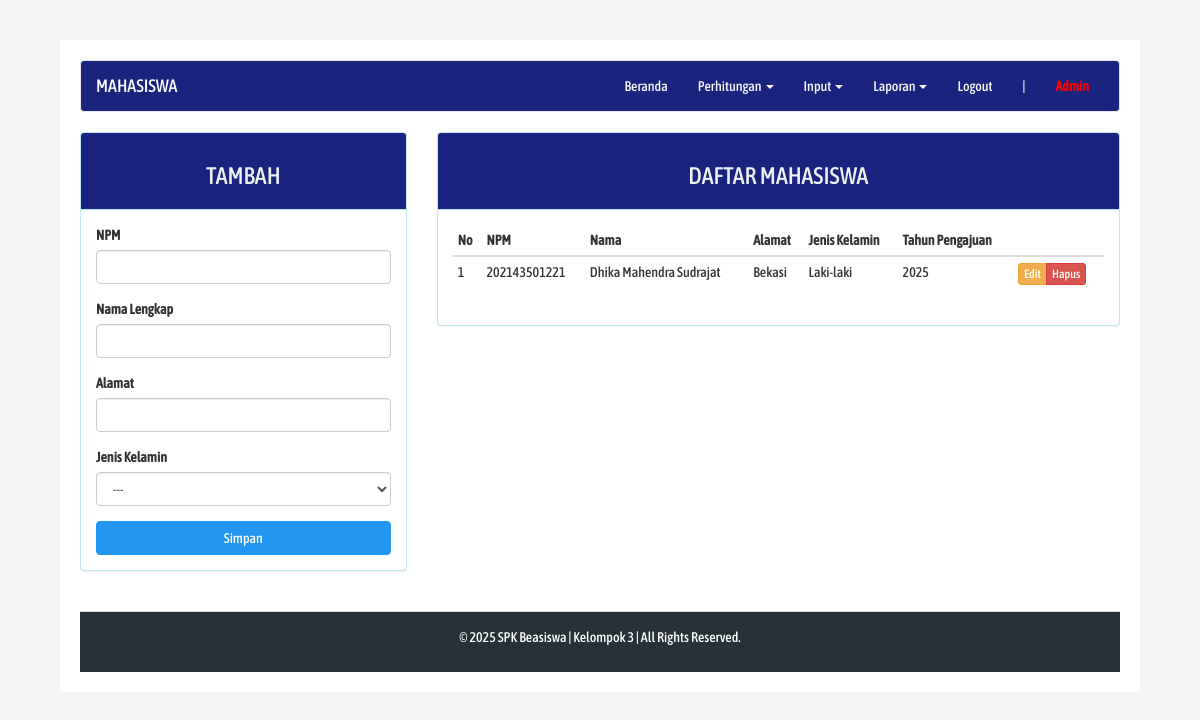
Screenshot of /?page=mahasiswa (signed in) with the database file from the repository.
### tables this page shows
CREATE TABLE `mahasiswa` (
  `npm` char(25) NOT NULL,
  `nama` varchar(30) NOT NULL,
  `alamat` varchar(100) DEFAULT NULL,
  `jenis_kelamin` enum('Laki-laki','Perempuan') DEFAULT NULL,
  `tahun_mengajukan` char(4) NOT NULL
);

### index.php (the view, shortened to what this page needs)
<?php
require_once "config.php";
?>
<!DOCTYPE html>
<html lang="en">
<head>
    <link rel="stylesheet" href="assets/css/bootstrap.min.css">
    <link rel="stylesheet" href="assets/css/custom.css">
</head>
<body>
    <div class="container">
        <nav class="navbar navbar-default">
            <div class="container-fluid">
                <div class="navbar-header">
                    <a class="navbar-brand" href="#"><?php $str = (isset($_GET["page"])) ? (($_GET["page"] == "nilai") ? "persyaratan" : $_GET["page"]) : "home"; echo strtoupper($str)?></a>
                </div>
                <div class="collapse navbar-collapse" id="bs-example-navbar-collapse-1">
                    <ul class="nav navbar-nav navbar-right">
                        <li><a href="?page=home">Beranda <span class="sr-only">(current)</span></a></li>
                        <li class="dropdown">
                          <a href="#" class="dropdown-toggle" data-toggle="dropdown" role="button" aria-haspopup="true" aria-expanded="false">Perhitungan <span class="caret"></span></a>
                        </li>
                        <li class="dropdown">
                          <a href="#" class="dropdown-toggle" data-toggle="dropdown" role="button" aria-haspopup="true" aria-expanded="false">Input <span class="caret"></span></a>
                        </li>
                        <li class="dropdown">
                          <a href="#" class="dropdown-toggle" data-toggle="dropdown" role="button" aria-haspopup="true" aria-expanded="false">Laporan <span class="caret"></span></a>
                        </li>
                        <li><a href="logout.php">Logout</a></li>
                        <li><a href="#">|</a></li>
                        <li><a href="#" style="font-weight: bold; color: red;"><?= ucfirst($_SESSION["username"]) ?></a></li>
                    </ul>
                </div>
            </div>
        </nav>
        <div class="row">
            <div class="col-md-12">
              <?php include page($_PAGE); ?>
            </div>
        </div>
        <footer class="footer">
            <p class="text-center">&copy; <?= date("Y") ?> SPK Beasiswa | Kelompok 3 | All Rights Reserved.</p>
    </div>
</body>
</html>

### page/mahasiswa.php (shortened to what this page needs)
<?php
$update = (isset($_GET['action']) AND $_GET['action'] == 'update') ? true : false;
?>
<div class="row">
	<div class="col-md-4">
	    <div class="panel panel-<?= ($update) ? "warning" : "info" ?>">
	        <div class="panel-heading"><h3 class="text-center"><?= ($update) ? "EDIT" : "TAMBAH" ?></h3></div>
	        <div class="panel-body">
	            <form action="<?=$_SERVER['REQUEST_URI']?>" method="POST">
	                <div class="form-group">
	                    <label for="npm">NPM</label>
	                    <input type="number" name="npm" class="form-control" <?= (!$update) ?: 'value="'.$row["npm"].'"' ?>>
	                </div>
	                <div class="form-group">
	                    <label for="nama">Nama Lengkap</label>
	                    <input type="text" name="nama" class="form-control" <?= (!$update) ?: 'value="'.$row["nama"].'"' ?>>
	                </div>
	                <div class="form-group">
	                    <label for="alamat">Alamat</label>
	                    <input type="text" name="alamat" class="form-control" <?= (!$update) ?: 'value="'.$row["alamat"].'"' ?>>
	                </div>
					<div class="form-group">
	                	<label for="jenis_kelamin">Jenis Kelamin</label>
							<select class="form-control" name="jenis_kelamin">
								<option>---</option>
							</select>
					</div>
	                <button type="submit" class="btn btn-<?= ($update) ? "warning" : "info" ?> btn-block">Simpan</button>
	            </form>
	        </div>
	    </div>
	</div>
	<div class="col-md-8">
	    <div class="panel panel-info">
	        <div class="panel-heading"><h3 class="text-center">DAFTAR MAHASISWA</h3></div>
	        <div class="panel-body">
	            <table class="table table-condensed">
	                <thead>
	                    <tr>
	                        <th>No</th>
	                        <th>NPM</th>
	                        <th>Nama</th>
	                        <th>Alamat</th>
	                        <th>Jenis Kelamin</th>
	                        <th>Tahun Pengajuan</th>
	                        <th></th>
	                    </tr>
	                </thead>
	                <tbody>
	                    <?php $no = 1; ?>
	                    <?php if ($query = $connection->query("SELECT * FROM mahasiswa")): ?>
	                        <?php while($row = $query->fetch_assoc()): ?>
	                        <tr>
	                            <td><?=$no++?></td>
	                            <td><?=$row['npm']?></td>
	                            <td><?=$row['nama']?></td>
	                            <td><?=$row['alamat']?></td>
	                            <td><?=$row['jenis_kelamin']?></td>
	                            <td><?=$row['tahun_mengajukan']?></td>
	                            <td>
	                                <div class="btn-group">
	                                    <a href="?page=mahasiswa&action=update&key=<?=$row['npm']?>" class="btn btn-warning btn-xs">Edit</a>
	                                    <a href="?page=mahasiswa&action=delete&key=<?=$row['npm']?>" class="btn btn-danger btn-xs">Hapus</a>
	                                </div>
	                            </td>
	                        </tr>
	                        <?php endwhile ?>
	                    <?php endif ?>
	                </tbody>
	            </table>
	        </div>
	    </div>
	</div>
</div>

### assets/css/custom.css (style rules this page uses)
body { font-family: 'Asap Condensed 500', serif; background-color: #F5F5F5; }
.container { background-color: #FFFFFF; padding: 20px !important; }
.panel-info>.panel-heading { color:#ECF0F1 !important; background-color: #1A237E; border-color:#bce8f1; }
.btn-info { background-color: #2196F3 !important; border-color: #2196F3 !important; }
.navbar-default { background-color:#1A237E; }
.navbar-default .navbar-brand { color: #fafafa; }
.navbar-default .navbar-nav>li>a { color:#fafafa }
.navbar-default .navbar-collapse, .navbar-default .navbar-form { border-color:#e7e7e7 }
@media (min-width:1200px) { .container { width:90%; } }
@media (min-width:1200px) { .footer { background-color: #263238; color: #FFFFFF; padding: 15px 0; text-align: center; border-top: 1px solid #ddd; margin-top: 20px; } }

### index.php (style rules this page uses)
body { margin-top: 40px; }

### rows the page displays
mahasiswa: npm "202143501221", nama "Dhika Mahendra Sudrajat", alamat "Bekasi", jenis_kelamin "Laki-laki", tahun_mengajukan "2025"

### other values shown
$str "MAHASISWA"
$_SESSION["username"] "Admin"
